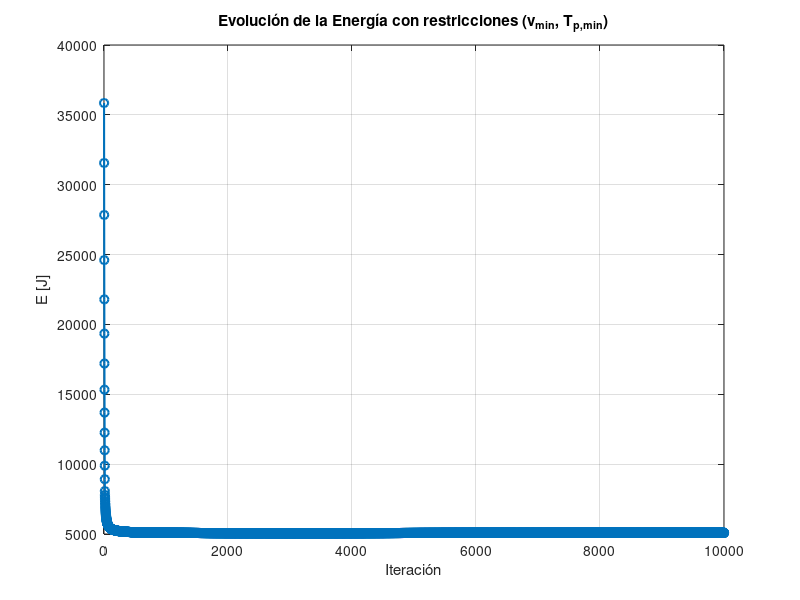

This figure's MATLAB source:
function UAV_3D_minEnergy_plusMinVelPeriod()
% UAV_3D_minEnergy_plusMinVelPeriod:
%  Ejemplo de resolución primal-dual para optimizar (R,H,Tp) minimizando
%  la energía de un UAV Rotary-Wing en trayectoria circular, con:
%   - Restricciones de:
%       (1) R <= Rmax,
%       (2) Hmin <= H <= Hmax
%       (3) Tp <= Tp_max
%       (4) v <= v_max
%       (5) (R+Rc)/ H tan(phi) (beamwidth)
%       (6) coverage path-loss
%    +  se AÑADEN:
%       (7) v >= v_min
%       (8) Tp >= Tp_min
%
% (Basado en el guión anterior y el paper "Energy-minimizing 3D circular...")
%
% ---------------------------------------------------------------------

%% 1) CONFIGURACIÓN BÁSICA DE PARÁMETROS
params = struct();

% --- Cobertura y geometría
params.Rc     = 56.13;  % Radio a cubrir (m)
params.Hmin   = 30;     % Altura mínima (m)
params.Hmax   = 350;    % Altura máxima (m)

% --- Velocidades y períodos
params.vmax   = 13;    % v_max (m/s)
params.vmin   = 7;     % v_min (m/s) -> Restricción nueva
params.Tp_max = 50;    % T_p <= 13
params.Tp_min = 10;     % T_p >= 3    -> Restricción nueva

% --- Haz de antena
params.phi_deg= 80;  
params.phi_rad= deg2rad(params.phi_deg);

% --- Modelo de propulsión
params.gamma1=504.6; params.gamma2=6.53e-5; params.gamma3=6.53e-3;
params.gamma4=687.88; params.gamma5=90.20;
params.g     = 9.81;

% --- Path-loss threshold, etc. 
PL_dB= 155;
params.TH_PL= 10^(PL_dB/10);
params.delta= 2.5;
params.Pser = 0.8; 
%
% Ganancias/constantes de path-loss 
etaLoS_dB  = 1.0;  % (Ejemplo)
etaNLoS_dB = 20; 
params.etaLoS  = 10^(etaLoS_dB/10);
params.etaNLoS = 10^(etaNLoS_dB/10);
f_c= 2.5e9; c_light=3e8;
G0 = 2.9e4/((2*params.phi_deg)^2);
params.K0= (1/G0)*(4*pi*f_c/c_light)^params.delta; 

% --- Cálculo de ctes A0,B0,c0 (ver eq.(25),(38a) del paper)
[params.A0, params.B0, params.c0] = computeABC(params);

% --- Step-size primal-dual
params.alpha0= 0.1;
params.alpha1= 1.5;
params.IterMax= 10000;

%% 2) LLAMADA AL OPTIMIZADOR
[R_opt,H_opt,Tp_opt,E_opt,history] = solveUAVviaPrimalDual(params);

%% 3) RESULTADOS
fprintf('\n=== RESULTADO ÓPTIMO (con v_min y Tp_min) ===\n');
fprintf('R*   = %.3f m\n', R_opt);
fprintf('H*   = %.3f m\n', H_opt);
fprintf('Tp*  = %.3f s\n', Tp_opt);
vfin = (2*pi*R_opt)/Tp_opt;
fprintf('v*   = %.3f m/s\n', vfin);
fprintf('E*   = %.3f J\n', E_opt);

%% 4) GRAFICAR TRAZA DE LA ENERGÍA
figure;
plot(1:params.IterMax, history.E, 'o-','LineWidth',1.5);
grid on; xlabel('Iteración'); ylabel('E [J]');
title('Evolución de la Energía con restricciones (v_{min}, T_{p,min})');

end
% -------------------------------------------------------------------------
%
%              SUB-FUNCIONES
%
% -------------------------------------------------------------------------

function [A0,B0,c0] = computeABC(par)
% A modo ilustrativo: 
theta_deg_min = invertLogisticLoS(par.Pser); 
A0 = tan( deg2rad(theta_deg_min) );

tmpNum = par.K0 * (par.etaNLoS - (par.etaNLoS - par.etaLoS)* par.Pser);
val    = tmpNum / par.TH_PL;
B0     = val^(2/par.delta);

c0     = 2.0; % simplificado; ajusta si deseas más exactitud

end

function tDeg = invertLogisticLoS(pser)
% Ejemplo hardcode B=9.61, C=0.16 (urban)
B=9.61; C=0.16;
lhs= (1/pser) -1;
cVal=0.16;
lhs2= lhs/cVal;
th = C - (1/B)*log(lhs2);
th = max(th,0); th=min(th,90);
tDeg= th;
end

function [R_opt,H_opt,Tp_opt,E_opt,history] = solveUAVviaPrimalDual(params)
% Resuelve el GP con 8 constraints => eq.(36) + (dos extras)

% 1) INICIAL
xR0 = log(params.Rc/2);
xH0 = log( (params.Hmax+params.Hmin)/2 );
xT0 = log( (params.Tp_max + params.Tp_min)/2 );
xY0 = 0; 
xZ0 = 0;
X_log= [xR0;xH0;xT0;xY0;xZ0];

% 8 restricciones => mu(1..8)
mu= zeros(8,1);

IterMax= params.IterMax;
history.Xlog= zeros(5,IterMax);
history.mu  = zeros(8,IterMax);
history.E   = zeros(1,IterMax);

for k=1:IterMax
    [gradX, gradMu, E_val] = gradients_primal_dual(X_log, mu, params);
    
    history.Xlog(:,k)= X_log;
    history.mu(:,k)  = mu;
    history.E(k)     = E_val;
    
    % step-size
    nGX = norm(gradX); 
    nGM = norm(gradMu);
    g_p = params.alpha0 / sqrt(params.alpha1 + nGX^2);
    g_d = params.alpha0 / sqrt(params.alpha1 + nGM^2);
    
    % primal
    Xcand= X_log - g_p*gradX;
    Xupd = projectXlogFeasible(Xcand, params);
    % dual
    muCand= mu + g_d*gradMu;
    muUpd = max(muCand,0);
    
    X_log= Xupd;
    mu   = muUpd;
end

[R_opt,H_opt,Tp_opt,E_opt] = computeFinalPrimal(X_log,params);

end

function [gradX, gradMu, E_val] = gradients_primal_dual(X_log, mu, P)
xR= X_log(1); xH= X_log(2); xTp= X_log(3);
xY= X_log(4); xZ= X_log(5);

R= exp(xR); H= exp(xH); Tp= exp(xTp);
y= exp(xY); z= exp(xZ);

% ---- Energía eq.(37)
c1= P.gamma1*exp(xTp);
c2= P.gamma1*P.gamma2*(2*pi)^2*exp(2*xR - xTp);
c3= P.gamma3*(2*pi)^3*exp(3*xR -2*xTp);
c4= P.gamma4*exp(xY + xTp - xZ);
E_val= c1 + c2 + c3 + c4;

% ---- Constraints "phi1..phi8" ----
% (1) eq.(36b)
phi1 = (1/P.c0)*exp(-4*xY -2*xZ) -1;
% (2) eq.(36c)
termB= (2*pi)^4 / (P.g^2);
phi2= exp(2*xY) + termB*exp(2*xR+2*xY -4*xTp) -1;
% (3) beamwidth eq.(36g)
phi3= (R+P.Rc)*exp(-xH)/tan(P.phi_rad) -1;
% (4) coverage eq.(36h)
phi4= P.A0*exp(-xH)*(R+P.Rc) -1;
% (5) path-loss eq.(36i)
phi5= P.B0*( exp(2*xR)+ exp(2*xH)+ 2*P.Rc*R + P.Rc^2 ) -1;
% (6) v <= v_max eq.(36j)
phi6= (2*pi/P.vmax)*exp(xR - xTp) -1;
% (7) v >= v_min =>  eq:  v >= v_min => 1 <= (2 pi / v_min) exp(...) =>  =>  phi7= 1 - (2*pi/v_min) exp(...) <=0
alpha7= (2*pi)/P.vmin;
phi7= 1 - alpha7*exp(xR - xTp);
% (8) Tp >= Tp_min => eq: exp(xTp)>=Tp_min => 1 <= (1/Tp_min) exp(xTp ) => => phi8= 1 - (1/Tp_min) exp(xTp) <=0
alpha8= 1/(P.Tp_min);
phi8= 1 - alpha8*exp(xTp);

% Lagrangiana L= E + sum_{i=1..8} mu_i phi_i
gradMu= [phi1;phi2;phi3;phi4;phi5;phi6;phi7;phi8];

% Deriv E
dE_dxR= 2*c2 + 3*c3; 
dE_dxH= 0;
dE_dxTp= c1 - c2 -2*c3 + c4;
dE_dxY= c4;
dE_dxZ=-c4;

% Deriv phi1..phi8
% phi1
dphi1_dY= -4*(1/P.c0)*exp(-4*xY -2*xZ);
dphi1_dZ= -2*(1/P.c0)*exp(-4*xY -2*xZ);

% phi2
tmpA= exp(2*xY);
tmpB= termB*exp(2*xR+2*xY -4*xTp);
dphi2_dR= 2* tmpB;
dphi2_dY= 2* tmpA + 2* tmpB;
dphi2_dTp=-4* tmpB;

% phi3
dphi3_dR= exp(-xH)/tan(P.phi_rad);
dphi3_dH= (R+P.Rc)*(-1)*exp(-xH)/tan(P.phi_rad);

% phi4
dphi4_dR= P.A0*exp(-xH)*exp(xR);
dphi4_dH=-P.A0*exp(-xH)*(R+P.Rc);

% phi5
dphi5_dR= P.B0*(2*exp(2*xR)+ 2*P.Rc*exp(xR));
dphi5_dH= P.B0*(2*exp(2*xH));

% phi6
dphi6_dR= (2*pi/P.vmax)*exp(xR - xTp);
dphi6_dTp=-(2*pi/P.vmax)*exp(xR - xTp);

% phi7= 1 - alpha7 e^(xR - xTp)
dphi7_dR= - alpha7*exp(xR - xTp);
dphi7_dTp= alpha7*exp(xR - xTp); 
% phi8= 1 - alpha8 e^(xTp)
dphi8_dTp= - alpha8* exp(xTp);

%% gradX= dL/d( xR,xH,xTp,xY,xZ )
gradX= zeros(5,1);
gradX(1)= dE_dxR ...
    + mu(2)* dphi2_dR + mu(3)* dphi3_dR + mu(4)* dphi4_dR ...
    + mu(5)* dphi5_dR + mu(6)* dphi6_dR + mu(7)* dphi7_dR;
gradX(2)= dE_dxH ...
    + mu(3)* dphi3_dH + mu(4)* dphi4_dH + mu(5)* dphi5_dH;
gradX(3)= dE_dxTp ...
    + mu(2)* dphi2_dTp + mu(6)* dphi6_dTp + mu(7)* dphi7_dTp + mu(8)* dphi8_dTp;
gradX(4)= dE_dxY ...
    + mu(1)* dphi1_dY + mu(2)* dphi2_dY;
gradX(5)= dE_dxZ ...
    + mu(1)* dphi1_dZ;

end

function Xproj = projectXlogFeasible(Xcand, P)
% xR <= log(rmax)
% xH in [log(Hmin), log(Hmax)]
% xTp in [log(Tp_min), log(Tp_max)]
% xY> -inf, xZ> -inf (ponemos un tope -20)

xR= Xcand(1);
xH= Xcand(2);
xTp= Xcand(3);
xY= Xcand(4);
xZ= Xcand(5);

% rmax (por la v <= v_max y R <= Rc si gustas)
% de manera rápida:
rmax = min( P.Rc, (P.vmax * P.Tp_max)/(2*pi) );
xR   = min(xR, log(rmax)); 

% altitud
xH = max(xH, log(P.Hmin));
xH = min(xH, log(P.Hmax));

% T_p en [ Tp_min, Tp_max ]
xTp = max(xTp, log(P.Tp_min));
xTp = min(xTp, log(P.Tp_max));

xY = max(xY, -20);
xZ = max(xZ, -20);

Xproj= [xR;xH;xTp;xY;xZ];
end

function [Rfin,Hfin,Tpfin,Efin] = computeFinalPrimal(X_log, P)
xR= X_log(1); xH= X_log(2); xTp= X_log(3);
xY= X_log(4); xZ= X_log(5);

Rfin= exp(xR); Hfin= exp(xH); Tpfin= exp(xTp);

c1= P.gamma1*exp(xTp);
c2= P.gamma1*P.gamma2*(2*pi)^2*exp(2*xR - xTp);
c3= P.gamma3*(2*pi)^3*exp(3*xR -2*xTp);
c4= P.gamma4*exp(xY + xTp - xZ);
Efin= c1 + c2 + c3 + c4;
end
